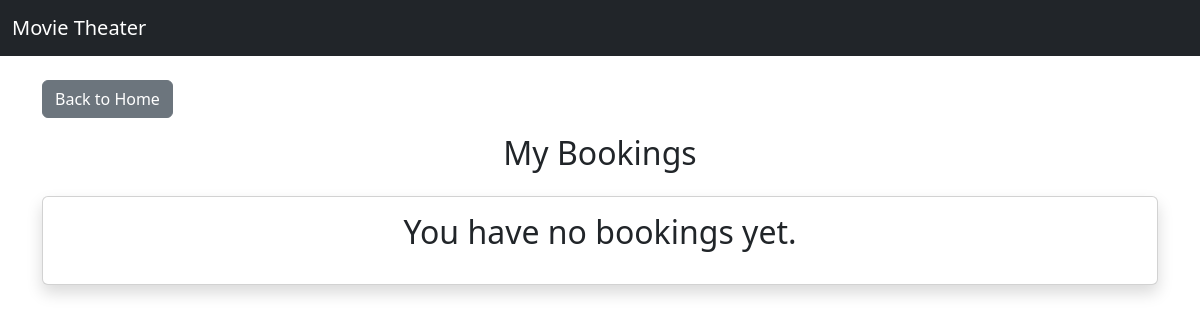
Page /history/ (signed in) on the earlier database version.
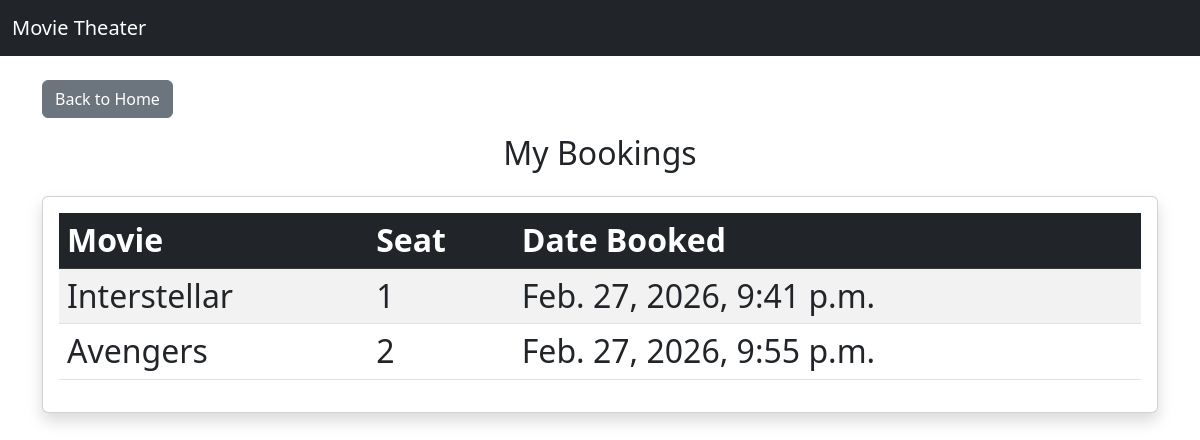
Same page on the later database version.
### bookings/models.py (models this page shows, shortened)
class Booking(models.Model):
    movie = models.ForeignKey(Movie, on_delete=models.CASCADE)
    seat = models.ForeignKey(Seat, on_delete=models.CASCADE)
    user = models.ForeignKey(User, on_delete=models.CASCADE)
    booking_date = models.DateTimeField(auto_now_add=True)

class Movie(models.Model):
    title = models.CharField(max_length=200)
    description = models.TextField()
    release_date = models.DateField()
    duration = models.IntegerField(help_text="Duration in minutes")

class Seat(models.Model):
    movie = models.ForeignKey(Movie, on_delete=models.CASCADE)
    seat_number = models.CharField(max_length=10)
    is_booked = models.BooleanField(default=False)

### bookings/views.py (the view)
# urls.py: path('history/', views.booking_history, name='booking_history'),  # Booking history page
def booking_history(request):
    bookings = Booking.objects.filter(user=request.user)
    return render(request, 'bookings/booking_history.html', {
        'bookings': bookings
    })

### bookings/templates/bookings/booking_history.html (shortened to what this page needs)
{% extends 'bookings/base.html' %}
{% block content %}
<div class="mb-3">
    <a href="{% url 'movie_list' %}" class="btn btn-secondary">
        Back to Home
    </a>
</div>
<h2 class="mb-4 text-center">My Bookings<h2>
<div class="card shadow">
    <div class="card-body">
        {% if bookings %}
        <div class="table-responsive">
            <table class="table table-striped table-hover">
                <thead class="table-dark">
                    <tr>
                        <th>Movie</th>
                        <th>Seat</th>
                        <th>Date Booked</th>
                    </tr>
                </thead>
                <tbody>
                    {% for booking in bookings %}
                    <tr>
                        <td>{{ booking.movie.title }}</td>
                        <td>{{ booking.seat.seat_number }}</td>
                        <td>{{ booking.booking_date }}</td>
                    </tr>
                    {% endfor %}
                </tbody>
            </table>
        </div>
        {% else %}
            <p class="text-center"> You have no bookings yet.</p>
        {% endif %}
    </div>
</div>
{% endblock %}

### bookings/templates/bookings/base.html (shortened to what this page needs)
<!DOCTYPE html>
<html>
<head>
    <link href="https://cdn.jsdelivr.net/npm/bootstrap@5.3.0/dist/css/bootstrap.min.css" rel="stylesheet">
</head>
<body>
<nav class="navbar navbar-dark bg-dark">
    <div class="container-fluid">
        <a class="navbar-brand" href="#">Movie Theater</a>
    </div>
</nav>
<div class="container mt-4">
    {% block content %}
    {% endblock %}
</div>
</body>
</html>

Differences in the rows shown:
added Booking: movie "Interstellar", seat.seat_number "1", booking_date "Feb. 27, 2026, 9:41 p.m."
added Booking: movie "Avengers", seat.seat_number "2", booking_date "Feb. 27, 2026, 9:55 p.m."
Other differences:
text no longer shown: "You have no bookings yet."
text now shown: "Movie Seat Date Booked"
